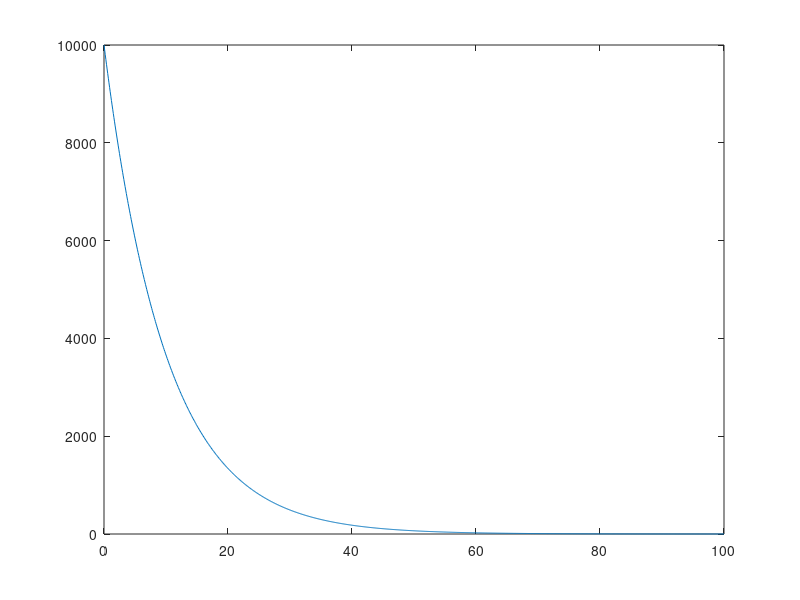

Recreate this plot in MATLAB.
% Lösung der DGl1 mit Euler

lambda = 0.1;   % Zerfallskonstante
N0 = 10000;     % Anfangsmenge

h = 0.1;        % Schrittweite
n = 0:1000;
t = h*n;

N = N0*(1 - lambda*h).^n;

plot(t, N);